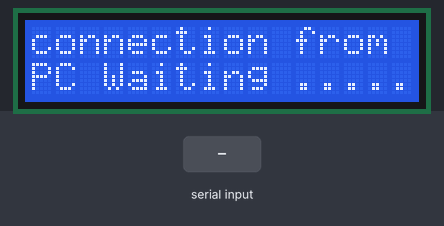
Bench run of a sketch on a simulated Arduino Uno, built with avr-gcc and run on an emulated ATmega328P. Shown: 16×2 character LCD. The test bench sets the inputs (shaded band).

Above: at 1.2 s.
1.3 s: "DIS" received over Serial
At 1.9 s:
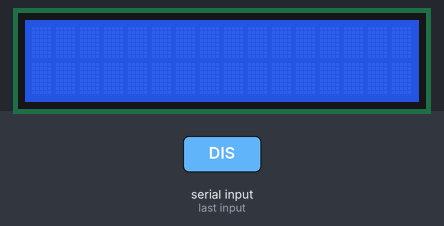
2.8 s: "^" received over Serial
At 3.5 s:
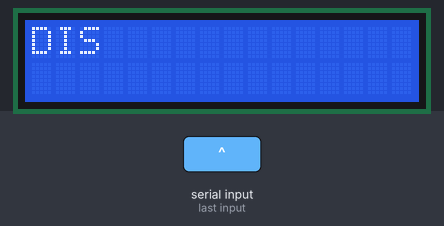
4.3 s: "*" received over Serial
At 5.4 s:
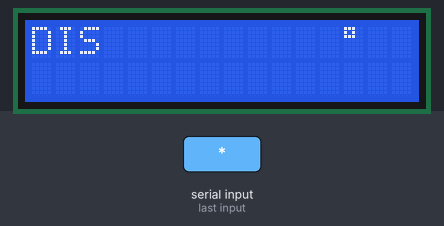
5.8 s: "#" received over Serial
At 6.7 s:
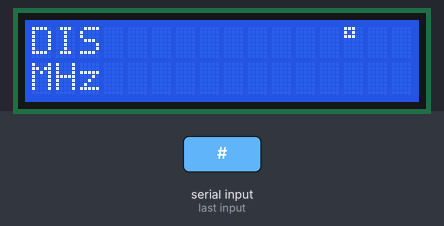
7.3 s: "@" received over Serial
At 7.8 s:
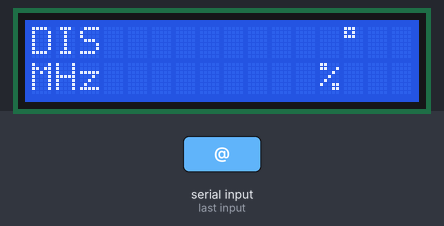
8.8 s: "^" received over Serial
At 9.2 s:
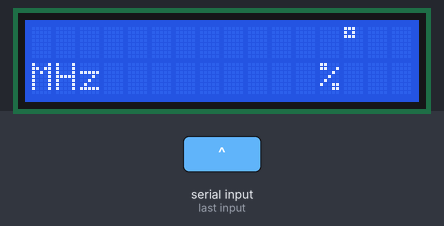
Timing chart, 0 to 11.3 s (numbered marks = the images above; inputs shaded):
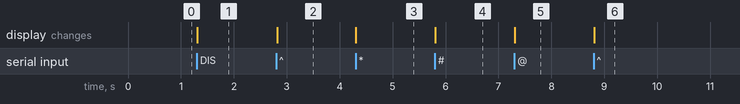

The sketch:

pc_parameters.ino
```cpp
#include <LiquidCrystal_I2C.h>
LiquidCrystal_I2C lcd(0x27,16,2);

String inData;
bool disconnected;
void setup() {
  Serial.begin(9600);
  lcd.init();
  lcd.clear();
  lcd.backlight();
  lcd.setCursor(0,0);
  lcd.print("connection from");
  lcd.setCursor(0,1);
  lcd.print("PC Waiting .....");
  disconnected = true;
}

void loop() {
  while (Serial.available() > 0) {
    if (disconnected) {
      lcd.clear();
      disconnected = false;
    }
    char recived = Serial.read();
    inData += recived;

    if (recived == '\'') {
      inData.remove(inData.length() - 1, 1);
      if (inData == "DIS") {
        lcd.clear();
        lcd.setCursor(0,0);
        lcd.print(" Disconnect!");
        disconnected = true;
      } else {
        clearName();
        lcd.setCursor(0,0);
        lcd.print(inData);                                     //  GPU
      }
      inData = "";
    }

    if (recived == '^') {
      inData.remove(inData.length() - 1, 1);
      clearName();
      lcd.setCursor(0,0);
      lcd.print(inData);                                       // CPU
      inData = "";
    }

    if (recived == '*') {
      inData.remove(inData.length() - 1, 1);
      clearTemp();
      lcd.setCursor(13,0);
      lcd.print(inData + (char)223);
      inData = "";
    }

    if (recived == '#') {
      inData.remove(inData.length() - 1, 1);
      clearClock();
      lcd.setCursor(0,1);
      lcd.print(inData + "MHz");
      inData = "";
    }

    if (recived == '@') {
      inData.remove(inData.length() - 1, 1);
      clearLoad();
      lcd.setCursor(12,1);
      lcd.print(inData + "%");
      inData = "";
    }
  }
}

void clearName() {
  lcd.setCursor(0,0);
  lcd.print("            ");
}

void clearTemp() {
  lcd.setCursor(13,0);
  lcd.print("  ");
}

void clearClock() {
  lcd.setCursor(0,1);
  lcd.print("    ");
}

void clearLoad() {
  lcd.setCursor(12,1);
  lcd.print("    ");
}
```

Measured:
- after the input at 1.3 s, the display: changes at once (image 1)
- after the input at 2.8 s, the display: changes at once (image 2)
- after the input at 4.3 s, the display: changes at once (image 3)
- after the input at 5.8 s, the display: changes at once (image 4)
- after the input at 7.3 s, the display: changes at once (image 5)
- after the input at 8.8 s, the display: changes at once (image 6)
